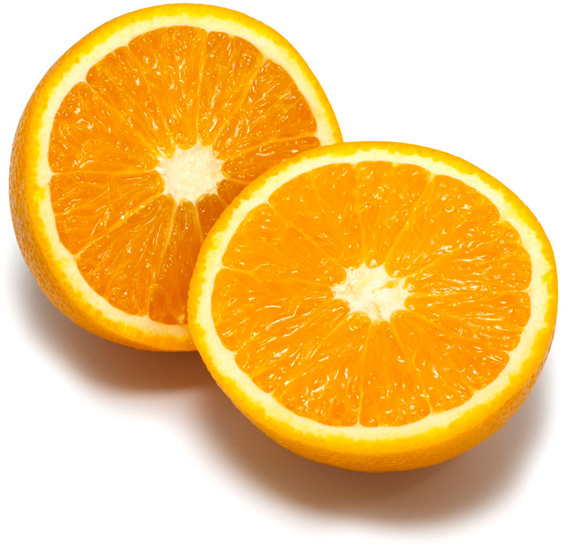
#> input picture Images-jpg/orange.jpg, 572 x 551 px
$ python lab3_ex.py
#> lines starting #> are read from the running program, lines starting #| are printed output that depends on the picture
### mean_shift_example.py
import sys
import math
import numpy as np
from PIL import Image, ImageFilter
import matplotlib.pyplot as plt
from lab3 import kmeans_segm
from Functions import showgrey, mean_segments, overlay_bounds
from scipy.ndimage.filters import gaussian_filter
from scipy.spatial import distance_matrix

def mean_shift_segm(I, spatial_bandwidth, colour_bandwidth, num_iterations, verbose=False):
    if verbose:
        print('Find colour channels with K-means...')
    K = 16 # number of channels
    segm, centers, _ = kmeans_segm(I, K, 20, 4321)
    ( height, width, depth ) = np.shape(I)
    idx = np.reshape(segm, (height, width))
    mapsw = np.zeros((height, width, K))
    mapsx = np.zeros((height, width, K))
    mapsy = np.zeros((height, width, K))
    [X, Y] = np.meshgrid(range(width), range(height))
    for k in range(K):
        mapsw[:,:,k] = (idx == k).astype(float)
        mapsx[:,:,k] = gaussian_filter(mapsw[:,:,k]*X, spatial_bandwidth, mode='nearest')
        mapsy[:,:,k] = gaussian_filter(mapsw[:,:,k]*Y, spatial_bandwidth, mode='nearest')
        mapsw[:,:,k] = gaussian_filter(mapsw[:,:,k],   spatial_bandwidth, mode='nearest')
    mapsw = np.reshape(mapsw, (-1, K)) + 1e-6
    mapsx = np.reshape(mapsx, (-1, K))
    mapsy = np.reshape(mapsy, (-1, K))

    if verbose:
        print('Search for high density points...')
    constC = -0.5/(colour_bandwidth**2)
    x = np.reshape(X, (width*height, ))
    y = np.reshape(Y, (width*height, ))
    Ic = np.reshape(I, (width*height, 3))
    wei = np.exp(constC*(distance_matrix(Ic, centers)**2))
    for l in range(num_iterations):
        p = (np.round(y)*width + np.round(x)).astype(int)
        ww = mapsw[p,:] * wei
        w = np.sum(ww, axis=1)
        u = (np.matmul(ww, centers).T / w).T
        x = ((np.sum(mapsx[p,:] * wei, axis=1)).T / w).T
        y = ((np.sum(mapsy[p,:] * wei, axis=1)).T / w).T
        wei = (ww.T / w).T
        x = np.maximum(np.minimum(x, width-1), 0);
        y = np.maximum(np.minimum(y, height-1), 0);

    if verbose:
        print('Assign high density points to pixels...')
    XY = np.stack((x, y))
    thr = 4.0
    val = 0
    mask = np.zeros((height*width, 1), dtype=np.short)
    for y in range(height):
        for x in range(width):
            p = y*width + x
            if mask[p] == 0:
                stack = [ p ]
                val = val + 1
                mask[p] = val
                while len(stack) > 0:
                    p0 = stack[-1]
                    xy = XY[:, p0]
                    y0 = int(p0/width)
                    x0 = p0 - y0*width
                    stack = stack[:-1]
                    pn = p0 + 1
                    if x0<width-1 and mask[pn]==0 and (np.sum((xy - XY[:, pn])**2)<thr):
                        stack = stack + [ pn ]
                        mask[pn] = val
                    pn = p0 - 1
                    if x0>0 and mask[pn]==0 and (np.sum((xy - XY[:, pn])**2)<thr):
                        stack = stack + [ pn ]
                        mask[pn] = val
                    pn = p0 + width
                    if y0<height-1 and mask[pn]==0 and (np.sum((xy - XY[:, pn])**2)<thr):
                        stack = stack + [ pn ]
                        mask[pn] = val
                    pn = p0 - width
                    if y0>0 and mask[pn]==0 and (np.sum((xy - XY[:, pn])**2)<thr):
                        stack = stack + [ pn ]
                        mask[pn] = val
    segm = np.reshape(mask, (height, width))
    return segm


def mean_shift_example(img, spatial_bandwidth=10.0, colour_bandwidth=20.0, num_iterations=40,
                       scale_factor=0.5, image_sigma=1.0, verbose=1):


    img = img.resize((int(img.size[0]*scale_factor), int(img.size[1]*scale_factor)))

    h = ImageFilter.GaussianBlur(image_sigma)
    I = np.asarray(img.filter(ImageFilter.GaussianBlur(image_sigma))).astype(np.float32)

    segm = mean_shift_segm(I, spatial_bandwidth, colour_bandwidth, num_iterations, verbose=verbose==2)

    if verbose:
        fig, (ax1, ax2) = plt.subplots(1, 2)

        Inew = mean_segments(img, segm)
        img_1 = Image.fromarray(Inew.astype(np.ubyte))
        ax1.imshow(img_1)
        ax1.axis('off')

        Inew = overlay_bounds(img, segm)
        img_2 = Image.fromarray(Inew.astype(np.ubyte))
        ax2.imshow(img_2)
        ax2.axis('off')

        plt.suptitle(r"Mean-shift, w/ $\sigma_S$={}, $\sigma_c$={}, iters={}, sf={}, $\sigma_I$={}".format(spatial_bandwidth,
                                                                                                   colour_bandwidth,
                                                                                                   num_iterations,
                                                                                                   scale_factor,image_sigma),
                     y=0.82)


        plt.tight_layout()
        plt.show()


# [3 lines that do not run on import are left out]

### lab3.py
import numpy as np
from scipy.spatial import distance_matrix
import matplotlib.pyplot as plt
from Functions import *
from gaussfft import gaussfft
from scipy.stats import multivariate_normal

def kmeans_segm(image, K, L, seed = 42):
    """
    Implement a function that uses K-means to find cluster 'centers'
    and a 'segmentation' with an index per pixel indicating with
    cluster it is associated to.

    Input arguments:
        image - the RGB input image
        K - number of clusters
        L - number of iterations
        seed - random seed
    Output:
        segmentation: an integer image with cluster indices
        centers: an array with K cluster mean colors
    """
    img = image.reshape((-1, 3))

    np.random.seed(seed)
    unique = np.unique(img, axis=0)
    idx = np.random.choice(unique.shape[0], K, replace=False)
    centers = unique[idx]

    old_centers= np.zeros_like(centers)
    num_iters = 0

    while L is None or num_iters<L:

        old_centers = centers.copy()
        dist = distance_matrix(img, centers)
        segmentation = np.argmin(dist, axis=1)

        for k in range(K):

            cluster = img[segmentation==k]
            if len(cluster)>0:
                centers[k] = np.mean(cluster, axis=0)

        num_iters += 1

        if np.max(np.max(abs(centers - old_centers))) < 1e-3:
            break

    if len(image.shape)==3:
        segmentation = segmentation.reshape((image.shape[0], image.shape[1]))

    return segmentation, centers, num_iters


# [72 lines left out: function mixture_prob, not called in this run]

### Functions.py
import math
import numpy as np
import scipy
import scipy.ndimage
import matplotlib.pyplot as plt
from matplotlib.colors import ListedColormap
from scipy.signal import convolve2d

#  SHOWGREY(IMAGE, DISPLAY, RESOLUTION, ZMIN, ZMAX)
#    displays the real matrix IMAGE as a gray-level image on the screen.
#
#  Arguments:
#    If RESOLUTION is a scalar value, RESOLUTION distinct gray-levels,
#    equidistantly spaced between 0 (black) and 1 (white), are used.
#    If RESOLUTION is a vector, its elements (which should lie in the
#    interval [ 0, 1]) are used as gray-levels (colormap).
#
#    The (matrix element) values ZMIN and ZMAX are mapped to black and
#    white respectively. For a quantized image, it is often advisable
#    to set ZMAX to the first quantization level outside actual range.
#    Values in ] ZMIN, ZMAX[ are mapped by linear interpolation, whereas
#    values outside this interval are mapped to either black or white by
#    truncation.
#
#    If ZMIN and ZMAX are omitted, they are set to the true max
#    and min values of the elements of IMAGE.
#
#    If RESOLUTION is also omitted, it is assumed to be 64.
#    If ZMIN = ZMAX, the displayed image is thresholded at ZMAX.
#
# [23 lines left out: function showgrey, not called in this run]

#	SHOWFS( FREQSPEC, DISPLAY, RES) displays a compressed version
#	of the corresponding Fourier spectrum as a gray-level image.
#	RES distinct gray-levels, equidistantly spaced between 0 (black)
#	and 1 (white), are used. If RES is omitted, it is assumed to be 64.
#
def showfs(Image, display = True, res = 64):
	showgrey(np.log(1 + np.abs(np.fft.fftshift(Image))), display, res)


#	ROTIM = ROT( IMAGE, ANGLE, BKG) rotates the image IMAGE by an angle
#	ANGLE and sets the values of the background pixels to BKG.
#	If BKG is omitted, it is set to 0.
#	If ANGLE is also omitted, it is also set to 0.
#	This is not a very interesting rotation, but it will, like all
#	other values of ANGLE, create an output image ROTIM of size DxD,
#	where D = NORM( SIZE( IMAGE)), with the original image in the center.
#
# [194 lines left out: functions rot, pow2image, randphaseimage, deltafcn, variance, discgaussfft and 7 more, not called in this run]

# ZEROCROSSCURVES(ZERO, MASK) -- Extraction of zero-crossing curves
# Computes the zero-crossing curves from the image ZERO
# If the MASK image is specified, only point on the zero-crossing
# curves for which the mask value is True are reserved
# The format of these curves is a tuple of two arrays with (Y,X) coordinates.
#
def zerocrosscurves(zeropic, mask):
	curves = np.where(contour(zeropic) & mask.astype(int))
	return curves

# THRESHOLDCURVES(CURVES, MASK) -- Thresholding of curves
# Returns a new set of curves containing only those points
# in the polygons for which the mask value is True.
# The format of these curves is a tuple of two arrays with (Y,X) coordinates.
#
# [48 lines left out: functions thresholdcurves, overlaycurves, locmax8, not called in this run]

# IMEAN = MEAN_SEGMENTS(I, SEGM) computes the mean within clusters indexed per
# pixel by SEGM and returns in image with pixel values replaced by the means
#
def mean_segments(I, segm):
	Ivec = np.reshape(I, (-1, 3))
	idx = np.reshape(segm, (-1))
	L = np.max(idx) + 1
	centers = np.zeros((L, 3))
	h, _ = np.histogram(idx, L, (-0.5, L-0.5))
	for l in range(L):
		if h[l] > 0:
			centers[l,:] = np.mean(Ivec[idx == l], axis=0)
	return centers[segm,:]

# INEW = OVERLAY_BOUNDS(I, SEGM) creates a new image INEW with boundaries
# between clusters as indicated by the segmentation SEGM
#
def overlay_bounds(I, segm):
	(h, w) = np.shape(segm)
	grow = np.zeros((h + 1, w + 1), dtype = segm.dtype)
	grow[0:h,0:w] = segm
	mask = (segm != grow[1:h+1, 0:w]) | (segm != grow[0:h, 1:w+1])  | (segm != grow[1:h+1, 1:w+1])
	mask[0:h, w-1] = mask[h-1, 0:w] = False
	Inew = np.array(I)
	Inew[mask, 0] = 255
	Inew[mask, 1] = Inew[mask, 2] = 0
	return Inew

### lab3_ex.py
import numpy as np
from scipy.spatial import distance_matrix
import matplotlib.pyplot as plt
from Functions import *

from kmeans_example import *
from mean_shift_example import *
from norm_cuts_example import *
from graphcut_example import *

IMGS = {
        "orange": Image.open('Images-jpg/orange.jpg'),
        "tiger1": Image.open('Images-jpg/tiger1.jpg'),
        "tiger2": Image.open('Images-jpg/tiger2.jpg'),
        "tiger3": Image.open('Images-jpg/tiger3.jpg'),
        }
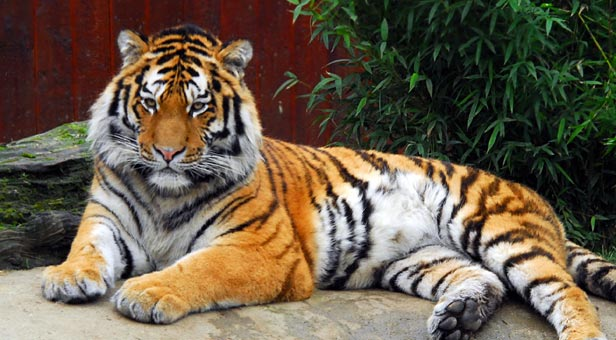
#> input picture Images-jpg/tiger1.jpg, 616 x 340 px
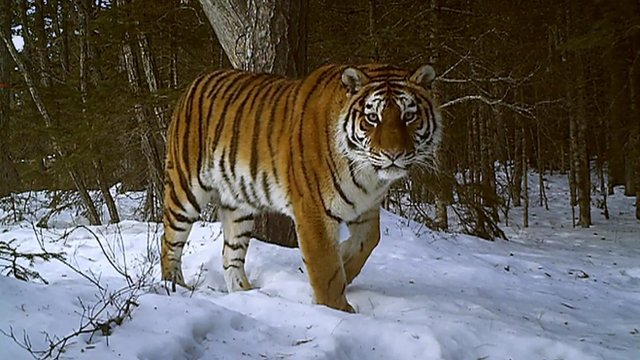
#> input picture Images-jpg/tiger2.jpg, 640 x 360 px
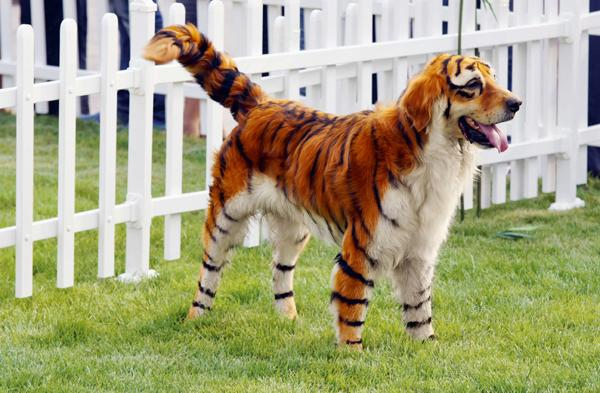
#> input picture Images-jpg/tiger3.jpg, 600 x 393 px


# [57 lines left out: functions ex1, ex2, ex3, not called in this run]


def ex4(sel, test=False):

    if test:
        # kmeans
        kmeans_example(IMGS[sel], K=16, L=None,
                       boundary=False, seed=4321)

        # Testing bandwiths

        mean_shift_example(IMGS[sel],
                        spatial_bandwidth=10,
                        colour_bandwidth=20)

        # color bandwith

        mean_shift_example(IMGS[sel],
                        spatial_bandwidth=10,
                        colour_bandwidth=3)

        mean_shift_example(IMGS[sel],
                        spatial_bandwidth=10,
                        colour_bandwidth=40)

        # spatital bandwith

        mean_shift_example(IMGS[sel],
                        spatial_bandwidth=3,
                        colour_bandwidth=20)


        mean_shift_example(IMGS[sel],
                        spatial_bandwidth=20,
                        colour_bandwidth=20)

    elif sel=="orange":
        mean_shift_example(IMGS[sel],
                        spatial_bandwidth=35,
                        colour_bandwidth=8,
                        num_iterations=100)
    elif sel=="tiger1":
        mean_shift_example(IMGS[sel],
                        spatial_bandwidth=5,
                        colour_bandwidth=70,
                        num_iterations=100)

    elif sel=="tiger2":
        mean_shift_example(IMGS[sel],
                        spatial_bandwidth=5,
                        colour_bandwidth=70,
                        num_iterations=100)

    elif sel=="tiger3":
        mean_shift_example(IMGS[sel],
                        spatial_bandwidth=5,
                        colour_bandwidth=70,
                        num_iterations=100)


# [182 lines left out: functions ex5, ex6, ex7, not called in this run]


if __name__ == '__main__':

    exercise = 4

    if exercise==1:
        # Q1
        ex1("orange", convergence=True)

    elif exercise==2:
        # Q3
        ex2()

    elif exercise==3:
        # Q4
        ex3()

    elif exercise==4:
        # [5 lines of commented-out code are left out]
        ex4("tiger2")
#> in kmeans_segm, `centers = unique[idx]`: centers = 16 rows, first 8: [142, 154, 185], [72, 42, 10], [120, 81, 29], [127, 138, 169], [84, 79, 61], [104, 105, 100], [144, 147, 155], [115, 118, 116]
#> after the loop in kmeans_segm, `while L is None or num_iters<L:`: centers = 16 rows, first 8: [170.5, 180.3, 206.4], [86.25, 56.62, 20.29], [111.1, 76.05, 27.13], [132.1, 145, 171.4], [80.48, 73.82, 61.65], [95.27, 93.75, 88.46], [159.6, 158.5, 154.3], [138.6, 133.2, 119.4]; num_iters = 20
#> in mean_shift_segm, `y = np.reshape(Y, (width*height, ))`:
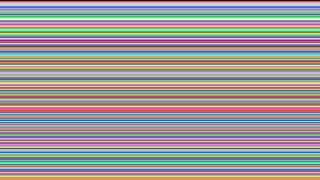
#> Y: shape (180, 320) int64; 180 distinct labels, from 0 to 179; one colour per label, 0 black
#> after the loop in mean_shift_segm, `for y in range(height):`: val = 496
#> in mean_shift_segm, `segm = np.reshape(mask, (height, width))`:
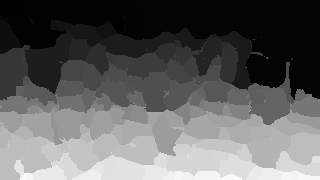
#> segm: shape (180, 320) int16; min 1, max 496, mean 189.2; drawn with min black and max white
#> in mean_segments, `L = np.max(idx) + 1`: L = 497
#> in mean_segments, `h, _ = np.histogram(idx, L, (-0.5, L-0.5))`: h = 497 values, max 9936 at index 9, min 0 at index 0, mean 115.9
#> after the loop in mean_segments, `for l in range(L):`: centers = 497 rows, first 8: [0, 0, 0], [48.86, 46.5, 31.93], [48.77, 44.48, 34.13], [51.61, 45.61, 25.81], [43.66, 35.74, 9.34], [44.01, 32.88, 10.34], [109.5, 104.8, 89.1], [81.31, 73.35, 59.17]
#> in overlay_bounds, `mask = (segm != grow[1:h+1, 0:w]) | (segm != grow[0:h, 1:w+1])  | (seg..`: mask: shape (180, 320) bool; 13.5% white in thin lines or dots
#> in overlay_bounds, `mask[0:h, w-1] = mask[h-1, 0:w] = False`:
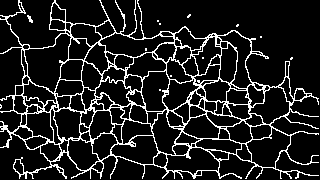
#> mask: shape (180, 320) bool; 12.6% white in thin lines or dots
#> in overlay_bounds, `Inew[mask, 1] = Inew[mask, 2] = 0`:
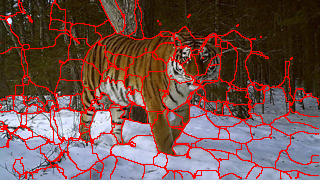
#> Inew: shape (180, 320, 3); mean R, G, B 116.4, 80.5, 75.8


    elif exercise==5:
        # Q7, Q8, Q9, Q10
        # ex5("orange", test=True)
        # ex5("orange")
        # ex5("tiger1")
        ex5("tiger2")

    elif exercise==6:
        # Q11, Q13
        # ex6("tiger1", test=True)
        ex6("tiger1")
        ex6("tiger3")

    elif exercise==7:
        # Q12
        # ex7("tiger1")
        ex7("tiger3")
